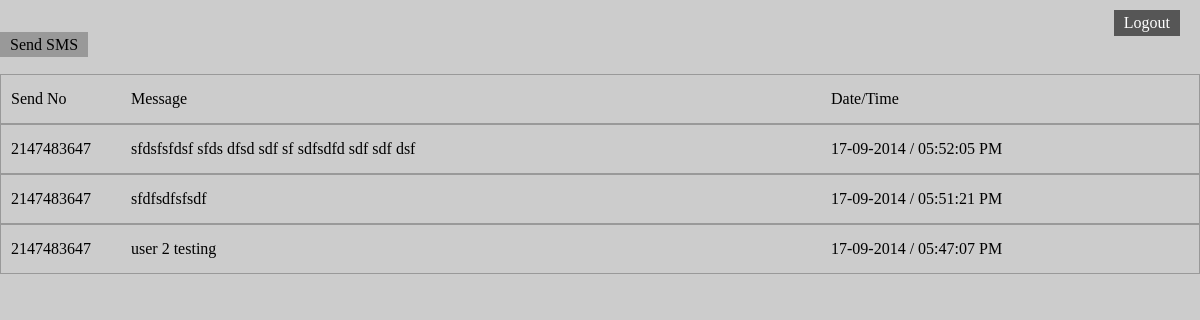
Before: /sended.php (signed in) with the older database file.
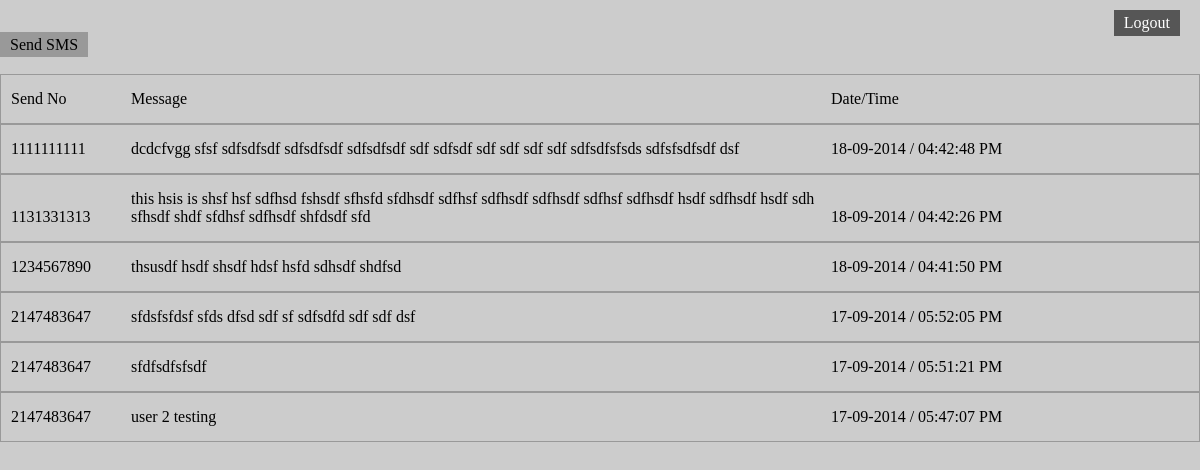
After: the same page with the newer database file.
### tables this page shows
CREATE TABLE IF NOT EXISTS `messagelist` (
  `message_id` int(11) NOT NULL AUTO_INCREMENT,
  `messageuser_id` int(11) NOT NULL,
  `message_no` int(11) NOT NULL,
  `message_text` varchar(200) NOT NULL,
  `message_datetime` varchar(100) NOT NULL,
  PRIMARY KEY (`message_id`)
);

### header.php (called while the page is built, shortened)
<?php
include('config.php');
$connection  = new connection();
?>

### config.php (called while the page is built, shortened)
<?php
Class connection{
	public $con ;
	public function connect($set_host,$set_user,$set_password,$set_database){
		$this->host = $set_host;
		$this->user = $set_user;
		$this->password = $set_password;
		$this->database = $set_database;
		$this->con = mysqli_connect($this->host,$this->user,$this->password,$this->database) or die('Error connecting to DB');
		return ($this->con);
	}
	public function myquery($sqlquery){
		$result = mysqli_query($this->con,$sqlquery) or die('Error in query');
		return($result);
	}
}
?>

### sended.php (the view, shortened to what this page needs)
<?php
include('header.php');
?>
<!Doctype html>
<html>
<head>
	<link href="css/style.css" type="text/css" rel="stylesheet"/>
</head>
<body>
	<div class="wrapper">
		<div class="logout">
			<a href="logout.php">Logout</a>
		</div>
		<div class="backstep">
			<a class="button" href="home.php">Send SMS</a>
		</div>
		<div class="messagesent">
			<ul>
				<li><span class="col col1">Send No</span><span class="col col2">Message</span><span class="col col3">Date/Time</span></li>
				<?php
				$userid = $_SESSION['user'];
				$messagequery = "SELECT * FROM messagelist WHERE messageuser_id= '$userid' ORDER BY message_datetime desc";
				$messageresult = $connection->myquery($messagequery);
				while($mresult = mysqli_fetch_array($messageresult)){
					?>
					<li><span class="col col1"><?php echo $mresult['message_no']; ?></span><span class="col col2"><?php echo $mresult['message_text']; ?></span><span class="col col3">
						<?php
						$timestamp= $mresult['message_datetime'];
						echo date("d-m-Y  / h:i:s A", $timestamp);
						?></span></li>
						<?php
					}
					?>
				</ul>
			</div>
		</div>
	</body>
	</html>

### css/style.css (style rules this page uses)
* { margin:0px; padding:0px; }
html { width:100%;height:100%; }
body { width:100%;height:100%; }
.wrapper { width:100%;height:100%;background:#ccc; }
.logout { text-align: right; padding:0px 20px 0px 0px; }
.logout a { display: inline-block;padding: 4px 10px; text-decoration: none; background:#565656; margin-top: 10px; color:#fff; }
.button { text-decoration: none;color:#000; background:#999; padding: 4px 10px; }
.messagesent { margin: 20px 0px 0px 0px; }
.messagesent li { padding: 15px 10px;border:1px solid #999; }
.messagesent li .col { display: inline-block; }
.messagesent li .col1 { width:120px; }
.messagesent li .col2 { width:700px; }
.messagesent li .col3 { width:200px; }
.backstep .button { text-decoration: none;color:#000; background:#999; padding: 4px 10px; }

Changed rows visible on the page:
added messagelist: message_no "1111111111", message_text "dcdcfvgg sfsf sdfsdfsdf sdfsdfsdf sdfsdfsdf sdf sdfsdf sdf sdf sdf sdf sdfsdfsfsds sdfsfsdfsdf dsf", message_datetime "18-09-2014 / 04:42:48 PM"
added messagelist: message_no "1131331313", message_text "this hsis is shsf hsf sdfhsd fshsdf sfhsfd sfdhsdf sdfhsf sdfhsdf sdfhsdf sdfhsf sdfhsdf hsdf sdfhsdf hsdf sdh sfhsdf shdf sfdhsf sdfhsdf shfdsdf sfd", message_datetime "18-09-2014 / 04:42:26 PM"
added messagelist: message_no "1234567890", message_text "thsusdf hsdf shsdf hdsf hsfd sdhsdf shdfsd", message_datetime "18-09-2014 / 04:41:50 PM"
